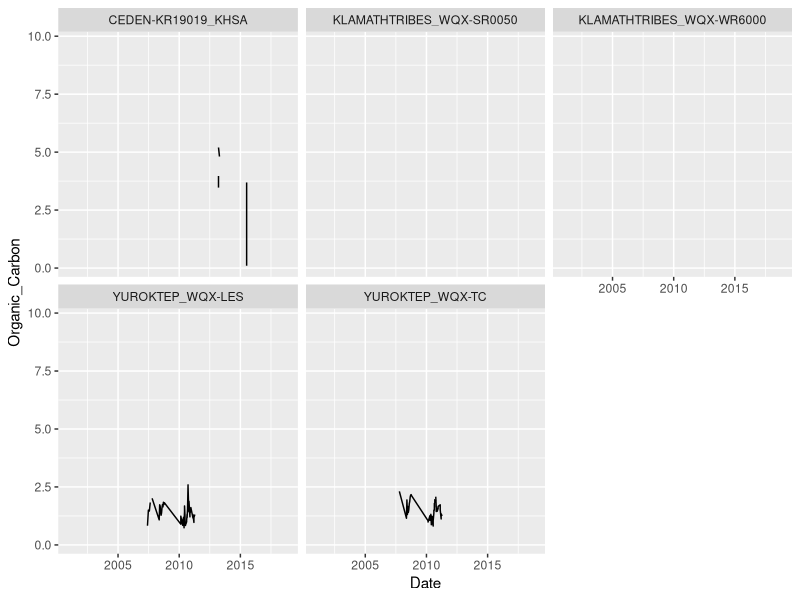
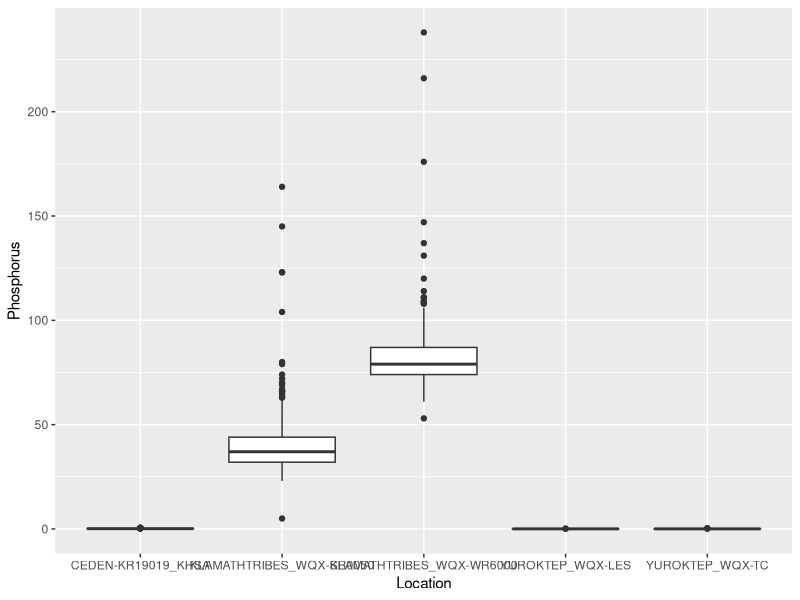
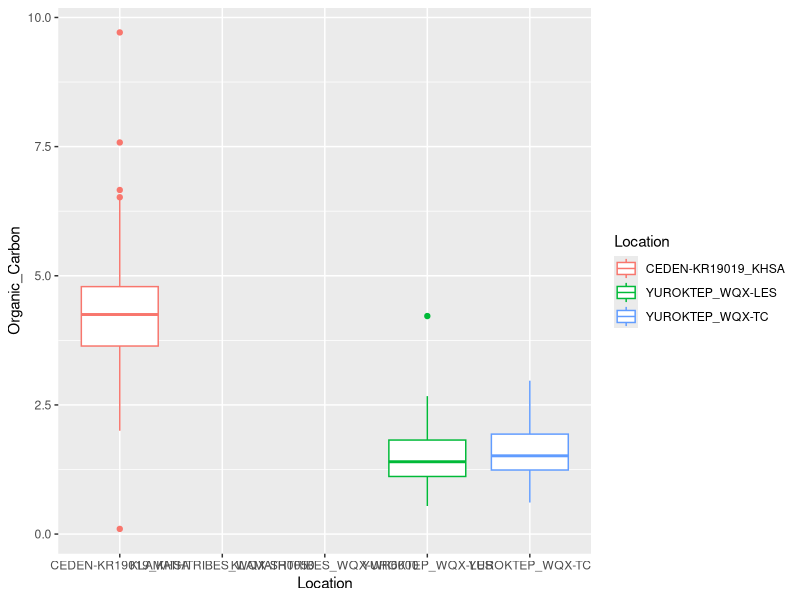

Source code (R) for these figures, in order:
## ---- chunk 1
knitr::opts_chunk$set(echo = TRUE)
library(tidyverse)
## ---- chunk 2
getwd()
## read in data
klamath <- read.csv("./Data/Raw/Klamath.csv", header = T)

## reformat date
klamath$ActivityStartDate <- as.Date(klamath$ActivityStartDate,
                                     format = "%Y-%m-%d")

## keep only useful columns, select for columns
klamath_data <- klamath %>%
  select(ActivityStartDate, ActivityStartTime.Time, MonitoringLocationIdentifier,
         CharacteristicName, ResultSampleFractionText, ResultMeasureValue,
         ResultMeasure.MeasureUnitCode, ResultDepthHeightMeasure.MeasureValue,
         ResultDepthHeightMeasure.MeasureUnitCode)

## rename columns
names(klamath_data) <- c("Date", "Time", "Location", "Nutrient", "SampleFraction",
                         "Concentration", "ConcentrationUnits", "Depth", "DepthUnit")

## data summary
summary(klamath_data)

## remove duplicates using distinct()
klamath_distinct <- distinct(klamath_data)
## there are still two pairs of data collected at the same time and location, but
## with different results. Removing will not substantially affect data trends, so
## remove one data point from each pair.

klamath_distinct <- klamath_distinct[-c(2206,2207),]

## spread data
klamath_spread <- spread(data = klamath_distinct, Nutrient, Concentration)

## remove space from Organic carbon column name
names(klamath_spread)[9] <- c("Organic_Carbon")

## exploratory figures
## boxplots by site
## nitrogen levels at each site over time
ggplot(klamath_spread) +
  geom_line(aes(x = Date, y = Organic_Carbon)) +
  facet_wrap(vars(Location), nrow = 2)

## phosphorus at each site over time
ggplot(klamath_spread) +
  geom_boxplot(aes(x = Location, y = Phosphorus)) #+
  #facet_wrap(vars(Location), nrow = 2)

## carbon at each site over time
ggplot(klamath_spread) +
  geom_boxplot(aes(x = Location, y = Organic_Carbon, color = Location)) #+
  #facet_wrap(vars(Location), nrow = 2)

summary(klamath_spread$Organic_Carbon)

## power analysis: how many observations do I need to make for my test to be robust and
## show a relationship if there is one
## ---- chunk 3
## remove all nas to see how much data remains
klamath_complete <- klamath_spread %>%
  filter(!is.na(Nitrogen) & !is.na(Phosphorus) & !is.na(Organic_Carbon))
## only 36 data points in klamath_complete
